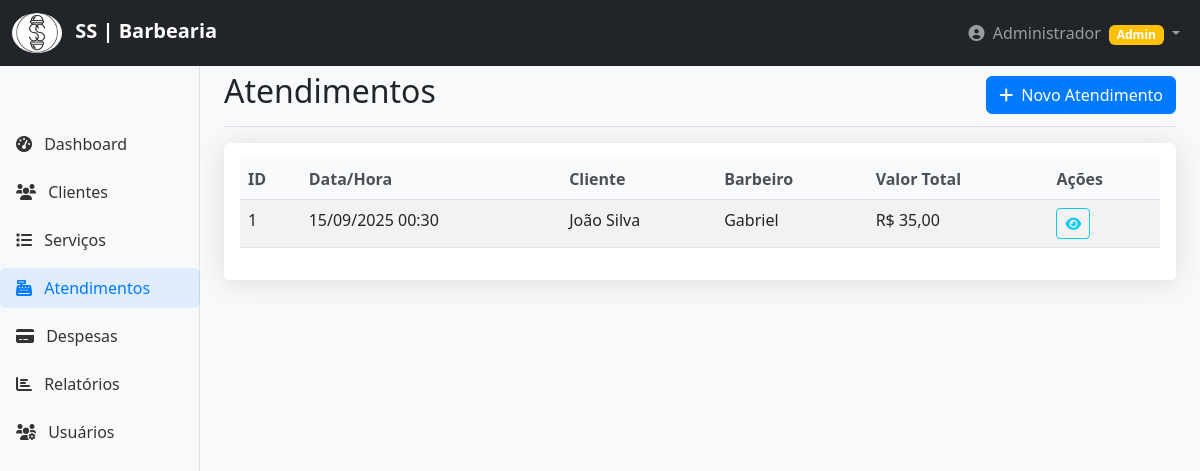
The page /pages/receitas.php (signed in) on the database its author committed.
### tables this page shows
CREATE TABLE IF NOT EXISTS receitas (
    id INT AUTO_INCREMENT PRIMARY KEY,
    cliente_id INT NOT NULL,
    barbeiro_id INT NOT NULL,
    valor_total DECIMAL(10,2) NOT NULL,
    observacoes TEXT,
    data_atendimento TIMESTAMP DEFAULT CURRENT_TIMESTAMP,
    created_at TIMESTAMP DEFAULT CURRENT_TIMESTAMP,
    FOREIGN KEY (cliente_id) REFERENCES clientes(id),
    FOREIGN KEY (barbeiro_id) REFERENCES barbeiros(id)
);

CREATE TABLE IF NOT EXISTS clientes (
    id INT AUTO_INCREMENT PRIMARY KEY,
    nome_completo VARCHAR(150) NOT NULL,
    telefone VARCHAR(15) NOT NULL,
    ativo TINYINT(1) DEFAULT 1,
    created_at TIMESTAMP DEFAULT CURRENT_TIMESTAMP
);

CREATE TABLE IF NOT EXISTS barbeiros (
    id INT AUTO_INCREMENT PRIMARY KEY,
    nome VARCHAR(100) NOT NULL,
    telefone VARCHAR(15),
    ativo TINYINT(1) DEFAULT 1,
    created_at TIMESTAMP DEFAULT CURRENT_TIMESTAMP
);

### includes/Receita.php (called while the page is built, shortened)
<?php
class Receita {
    private $conn;
    private $table_name = "receitas";
    public function __construct($db) {
        $this->conn = $db;
    }
    function readAll($limit = 50) {
        $query = "SELECT r.id, r.valor_total, r.observacoes, r.data_atendimento,
                         c.nome_completo as cliente_nome, b.nome as barbeiro_nome
                  FROM " . $this->table_name . " r
                  LEFT JOIN clientes c ON r.cliente_id = c.id
                  LEFT JOIN barbeiros b ON r.barbeiro_id = b.id
                  ORDER BY r.data_atendimento DESC
                  LIMIT " . $limit;
        $stmt = $this->conn->prepare($query);
        $stmt->execute();
        return $stmt;
    }
}
?>

### pages/receitas.php (the view, shortened to what this page needs)
<?php
require_once '../auth/check_auth.php';
require_once '../includes/Receita.php';
$database = new Database();
$db = $database->getConnection();
$receita = new Receita($db);
$stmt_receitas = $receita->readAll();
?>
<!DOCTYPE html>
<html lang="pt-BR">
<head>
    <link href="https://cdn.jsdelivr.net/npm/bootstrap@5.3.0/dist/css/bootstrap.min.css" rel="stylesheet">
    <link href="https://cdnjs.cloudflare.com/ajax/libs/font-awesome/6.0.0/css/all.min.css" rel="stylesheet">
    <link href="../assets/css/style.css" rel="stylesheet">
</head>
<body>
    <?php include '../includes/header.php'; ?>
    <div class="container-fluid">
        <div class="row">
            <?php include '../includes/sidebar.php'; ?>
            <main class="col-md-9 ms-sm-auto col-lg-10 px-md-4">
                <div class="d-flex justify-content-between flex-wrap flex-md-nowrap align-items-center pt-3 pb-2 mb-3 border-bottom">
                    <h1 class="h2">Atendimentos</h1>
                    <button type="button" class="btn btn-primary" data-bs-toggle="modal" data-bs-target="#receitaModal">
                        <i class="fas fa-plus me-2"></i>Novo Atendimento
                    </button>
                </div>
                <div class="card">
                    <div class="card-body">
                        <div class="table-responsive">
                            <table class="table table-striped">
                                <thead>
                                    <tr>
                                        <th>ID</th>
                                        <th>Data/Hora</th>
                                        <th>Cliente</th>
                                        <th>Barbeiro</th>
                                        <th>Valor Total</th>
                                        <th>Ações</th>
                                    </tr>
                                </thead>
                                <tbody>
                                    <?php
                                    while ($row = $stmt_receitas->fetch(PDO::FETCH_ASSOC)) {
                                        extract($row);
                                        echo "<tr>";
                                        echo "<td>{$id}</td>";
                                        echo "<td>" . date('d/m/Y H:i', strtotime($data_atendimento)) . "</td>";
                                        echo "<td>{$cliente_nome}</td>";
                                        echo "<td>{$barbeiro_nome}</td>";
                                        echo "<td>R$ " . number_format($valor_total, 2, ',', '.') . "</td>";
                                        echo "<td>";
                                        echo "<button class='btn btn-sm btn-outline-info' onclick='verDetalhes({$id})'>";
                                        echo "<i class='fas fa-eye'></i>";
                                        echo "</button>";
                                        echo "</td>";
                                        echo "</tr>";
                                    }
                                    ?>
                                </tbody>
                            </table>
                        </div>
                    </div>
                </div>
            </main>
        </div>
    </div>
</body>
</html>

### assets/css/style.css (style rules this page uses)
body { font-family: 'Segoe UI', Tahoma, Geneva, Verdana, sans-serif; padding-top: 56px; background-color: #f8f9fa; }
.table th { border-top: none; font-weight: 600; color: #495057; background-color: #f8f9fa; }
.table-striped tbody tr:nth-of-type(odd) { background-color: rgba(0, 123, 255, 0.05); }
.btn-primary { background-color: #007bff; border-color: #007bff; transition: all 0.3s ease; }
.card { border: none; box-shadow: 0 0.15rem 1.75rem 0 rgba(58, 59, 69, 0.15); transition: all 0.3s ease; }
.card, .alert { animation: fadeIn 0.5s ease-out; }

### rows shown on the page
receitas: id "1", data_atendimento "15/09/2025 00:30", cliente.nome_completo "João Silva", barbeiro.nome "Gabriel", valor_total "35,00"

### other values the page prints
getUserName() "Administrador"
